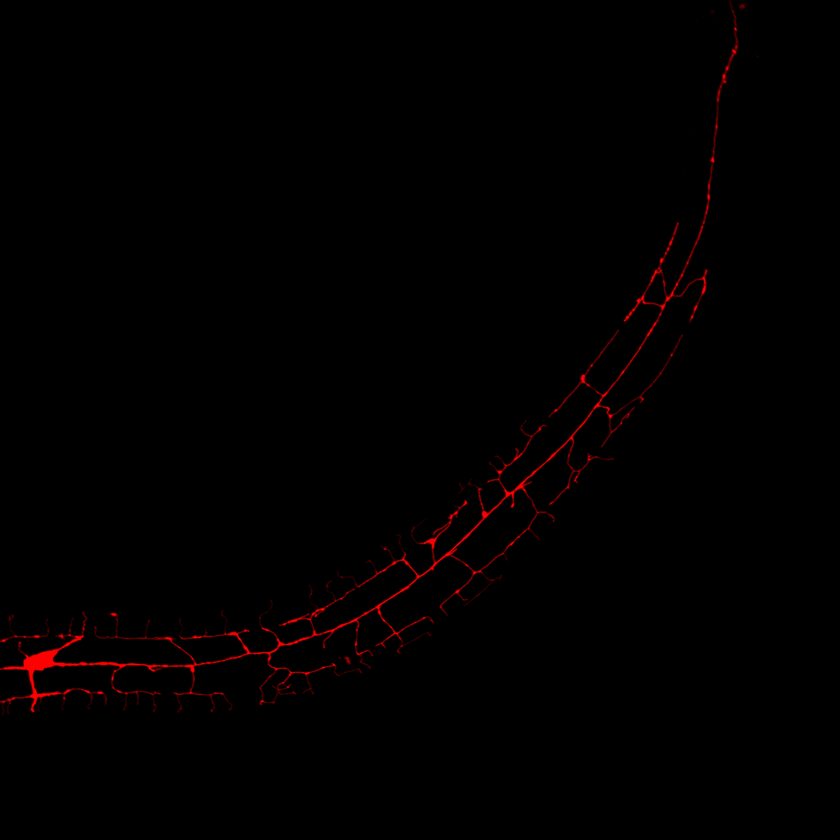
#> input picture test_sequence/image1.png, 840 x 840 px, shrunk from 2042 x 2044 before the run, found by its file name
$ python cv2_sift_test.py
#> lines starting #> are read from the running program, lines starting #| are printed output that depends on the picture
import cv2
import numpy as np
from matplotlib import pyplot as plt

# Load the two images
img1 = cv2.imread('test_sequence/image1.png', cv2.IMREAD_GRAYSCALE)  # 0 for grayscale
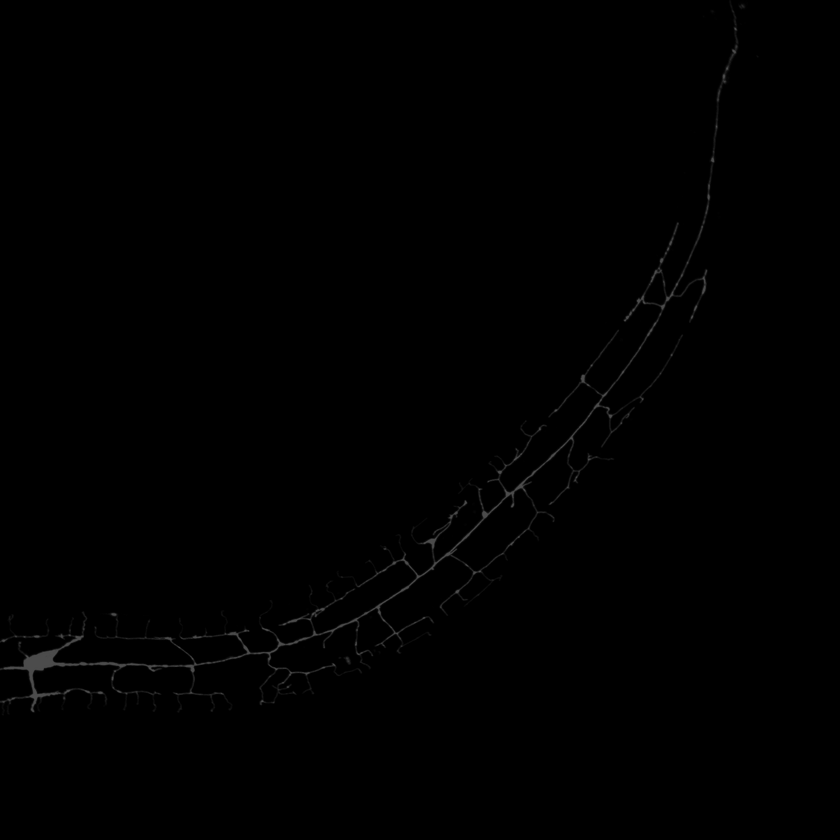
#> img1: shape (840, 840); min 0, max 76, mean 0.6
img2 = cv2.imread('test_sequence/image2.png', cv2.IMREAD_GRAYSCALE)
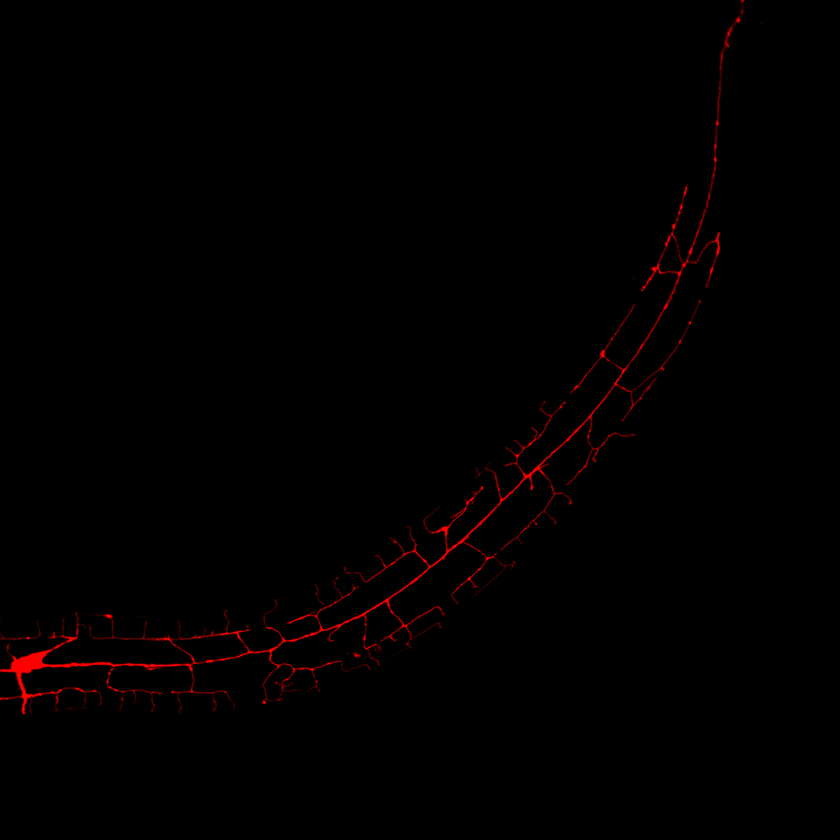
#> input picture test_sequence/image2.png, 840 x 840 px, shrunk from 2042 x 2044 before the run, found by its file name
#> img2: shape (840, 840); min 0, max 76, mean 0.6

# Initialize SIFT detector
sift = cv2.SIFT_create()

# Detect keypoints and descriptors
keypoints1, descriptors1 = sift.detectAndCompute(img1, None)
#> keypoints1 = 281 keypoints; strongest (x, y, size): (485, 514, 4.4), (500, 472, 2.6), (610, 416, 2.5), (457, 591, 2.5)
keypoints2, descriptors2 = sift.detectAndCompute(img2, None)
#> keypoints2 = 244 keypoints; strongest (x, y, size): (109, 616, 3.2), (264, 702, 2.1), (602, 354, 3.5), (469, 579, 2.3)

# Match descriptors using FLANN-based matcher
FLANN_INDEX_KDTREE = 1
index_params = dict(algorithm=FLANN_INDEX_KDTREE, trees=5)
search_params = dict(checks=50)

flann = cv2.FlannBasedMatcher(index_params, search_params)
matches = flann.knnMatch(descriptors1, descriptors2, k=2)
#> matches = 281 matches

# Ratio test to find good matches
good_matches = []
for m, n in matches:
    if m.distance < 0.7 * n.distance:
        good_matches.append(m)
#> after the loop, good_matches = 42 matches

# Compute homography
src_pts = np.float32([keypoints1[m.queryIdx].pt for m in good_matches]).reshape(-1, 1, 2)
#> src_pts = 42 rows, first 8: [15.11, 670.1], [29.47, 654.8], [32.68, 705.1], [33.56, 656.5], [33.96, 656.9], [34.67, 648.1], [36.82, 636.3], [36.82, 636.3]
dst_pts = np.float32([keypoints2[m.trainIdx].pt for m in good_matches]).reshape(-1, 1, 2)
#> dst_pts = 42 rows, first 8: [62.61, 662.9], [17.54, 657.4], [23.51, 704.7], [22.53, 658.5], [23, 658.9], [23.58, 650.1], [364.2, 638.3], [364.2, 638.3]

M, mask = cv2.findHomography(src_pts, dst_pts, cv2.RANSAC, 5.0)
#> M = [[1.01, -0.016, -2.35], [-0.0419, 0.963, 2], [-2.82e-05, -5.76e-05, 1]]; mask = 42 values, max 1 at index 1, min 0 at index 0, mean 0.643

# Check if anything's wrong with M
# Compute homography
M, mask = cv2.findHomography(src_pts, dst_pts, cv2.RANSAC, 5.0)

# Check for issues
if M is None:
    print("Homography matrix is None. Check your keypoint matches.")
else:
    print("Shape of M:", M.shape)
#| Shape of M: (3, 3)
    print("Type of M:", M.dtype)
#| Type of M: float64

    # Ensure it's in the correct type
    M = M.astype('float32')

    # Warp the second image
    height, width = img1.shape
#> height = 840; width = 840
    try:
        aligned_img2 = cv2.warpPerspective(img2, M, (width, height))
    except Exception as e:
        print(f"An error occurred: {e}")

# Warp the second image to align with the first
aligned_img2 = cv2.warpPerspective(img2, M, (img1.shape[1], img1.shape[0]))

cv2.imwrite("test_sequence/img1_align.png", img1)
cv2.imwrite("test_sequence/img2_align.png", aligned_img2)

# Plotting the aligned images
plt.subplot(131), plt.imshow(img1, cmap='gray'), plt.title('Image 1')
plt.subplot(132), plt.imshow(img2, cmap='gray'), plt.title('Image 2')
plt.subplot(133), plt.imshow(aligned_img2, cmap='gray'), plt.title('Aligned Image 2')
plt.show()
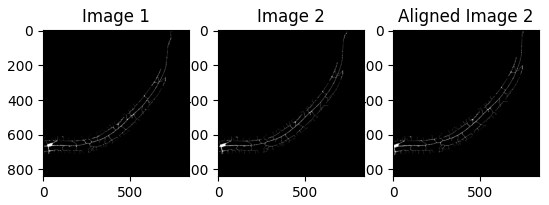
#> figure drawn by matplotlib, 3 panels
